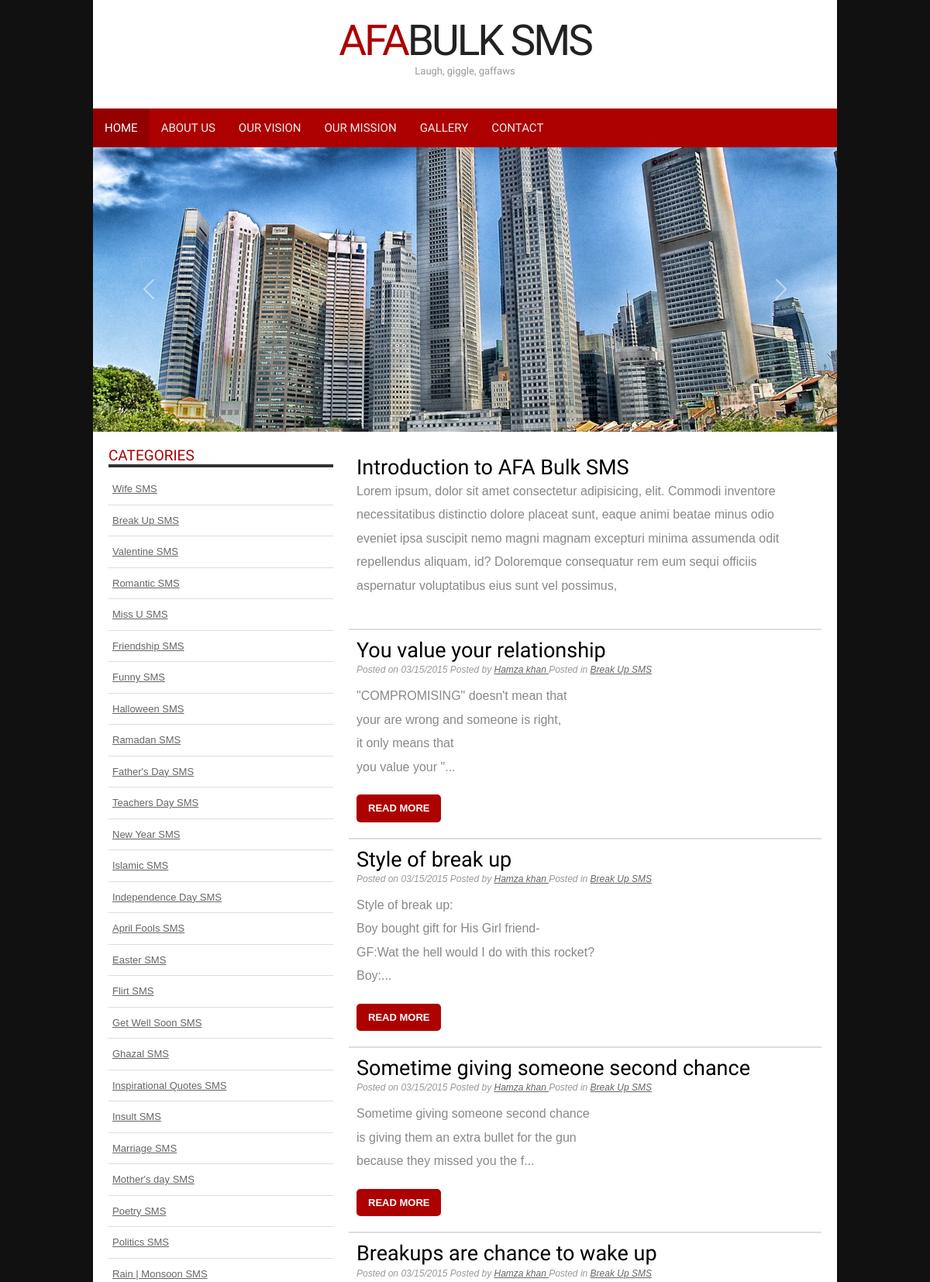
The page /category.php?id=10 (upper part) on the database its author committed.
### tables this page shows
CREATE TABLE `message` (
  `id` int unsigned NOT NULL AUTO_INCREMENT,
  `create_date` varchar(50) DEFAULT NULL,
  `category_id` int DEFAULT NULL,
  `member_id` int DEFAULT NULL,
  `title` varchar(100) DEFAULT NULL,
  `slug` varchar(100) DEFAULT NULL,
  `content` text,
  `status` varchar(10) DEFAULT NULL,
  `meta_description` text,
  `meta_keyword` varchar(100) DEFAULT NULL,
  PRIMARY KEY (`id`)
);

CREATE TABLE `member` (
  `id` int unsigned NOT NULL AUTO_INCREMENT,
  `create_date` varchar(50) DEFAULT NULL,
  `fullname` varchar(100) DEFAULT NULL,
  `email` varchar(100) DEFAULT NULL,
  `password` varchar(100) DEFAULT NULL,
  `status` varchar(10) DEFAULT NULL,
  PRIMARY KEY (`id`)
);

CREATE TABLE `category` (
  `id` int unsigned NOT NULL AUTO_INCREMENT,
  `create_date` varchar(50) DEFAULT NULL,
  `title` varchar(100) DEFAULT NULL,
  `slug` varchar(100) DEFAULT NULL,
  `status` varchar(10) DEFAULT NULL,
  `meta_description` text,
  `meta_keyword` varchar(100) DEFAULT NULL,
  PRIMARY KEY (`id`)
);

### category.php (the view)
<?php include 'partials/header.php' ?>
   <div id="body">
	<section id="content">
    <article>
		<h2>Introduction to AFA Bulk SMS</h2>
		<p>Lorem ipsum, dolor sit amet consectetur adipisicing, elit. Commodi inventore necessitatibus distinctio dolore placeat sunt, eaque animi beatae minus odio eveniet ipsa suscipit nemo magni magnam excepturi minima assumenda odit repellendus aliquam, id? Doloremque consequatur rem eum sequi officiis aspernatur voluptatibus eius sunt vel possimus, </p>
	</article>
	<?php
		require_once 'config/dbc.php';
           $category_id = $_GET['id'];
		$getAllSMS = mysqli_query($connection, "SELECT * FROM message WHERE category_id=$category_id ORDER BY id DESC LIMIT 20") or die(mysqli_error($connection));
		while ($viewAllSMS = mysqli_fetch_array($getAllSMS)) {
	?>
		<article class="expanded">
			<h2><?php echo $viewAllSMS['title']; ?></h2>
			<div class="article-info">
				Posted on <time datetime="2013-05-14"><?php echo $viewAllSMS['create_date']; ?></time>
				Posted by <a href="#" rel="author">
					<?php
						$member_id = $viewAllSMS['member_id'];
						$getMemberById = mysqli_query($connection, "SELECT * FROM member WHERE id=$member_id") or die(mysqli_error($connection));
						$viewMemberById = mysqli_fetch_array($getMemberById);
						echo $viewMemberById['fullname'];
					?>
				</a>
				Posted in <a href="#" rel="author">
					<?php
						$category_id = $viewAllSMS['category_id'];
						$getCategoryById = mysqli_query($connection, "SELECT * FROM category WHERE id=$category_id") or die(mysqli_error($connection));
						$viewCategoryById = mysqli_fetch_array($getCategoryById);
						echo $viewCategoryById['title'];
					?>
				</a>
			</div>
			<p><?php echo substr($viewAllSMS['content'], 0, 120); ?>...</p>
			<a href="sms.php?id=<?php echo $viewAllSMS['id']; ?>" class="button">Read more</a>
		</article>
	<?php } ?>
       </section>
       <?php include 'partials/sidebar.php' ?>
   </div>
   <?php include 'partials/footer.php' ?>

### partials/sidebar.php (shortened to what this page needs)
<aside class="sidebar">
    <ul>
        <li>
            <h4>Categories</h4>
            <ul>
                <?php
                require_once 'config/dbc.php';
                $getAllCategories = mysqli_query($connection, "SELECT * FROM category WHERE status='ACTIVE'") or die(mysqli_error($connection));
                while ($viewAllCategories = mysqli_fetch_array($getAllCategories)) {
                ?>
                    <li><a href="category.php?id=<?php echo $viewAllCategories['id']; ?>"><?php echo $viewAllCategories['title']; ?></a></li>
                <?php } ?>
            </ul>
        </li>
    </ul>
</aside>

### assets/css/styles.css (style rules this page uses)
body { background: #111; margin:0; padding:0; font-family: Arial, Helvetica, sans-serif; font-size: 16px; color: #888; }
* { margin:0; padding:0; }
p { line-height: 1.9em; margin-bottom: 20px; }
a { color: #AD0000; }
a.button { background-color: #AD0000; border-radius: 5px 5px 5px 5px; color: #FFFFFF; display: inline-block; font-size: 13px; font-weight: bold; padding: 8px 15px; text-decoration: none; text-transform: uppercase; }
h2 { color: #000; font-size: 27px; letter-spacing: 0px; font-weight: normal; padding: 0 0 5px; margin: 0; font-family: 'Francois One', Arial, sans-serif; }
h4 { font-family: 'Francois One', Arial, sans-serif; color: #AD0000; font-size: 18px; font-weight: normal; padding-bottom: 10px; text-transform: uppercase; }
ul, ol { margin: 0 0 35px 35px; }
li { padding-bottom: 5px; }
li ol, li ul { font-size: 1.0em; margin-bottom: 0; padding-top: 5px; }
#body { background: none; margin:0 auto; padding: 20px 20px 0; }
#content { float: right; width: 610px; }
article { border-bottom: 2px solid #ddd; padding: 10px 10px 20px 10px; }
article h2 { padding-bottom: 0; }
article .article-info { color: #999999; font-size: 12px; font-style: italic; padding: 0 0 10px 0; }
article .article-info a { color: #666; }
.sidebar { float: left; width: 290px; }
.sidebar h4 { padding-bottom: 0; font-size: 19px; border-bottom: 4px solid #333; }
.sidebar ul { margin: 0; padding: 0; list-style: none; }
.sidebar ul li { margin-bottom: 20px; line-height: 1.9em; }
.sidebar li ul { list-style: none outside none; margin: 0 0 10px; }
.sidebar li ul li { display: block; font-family: Arial, Helvetica, sans-serif; border-top: none; padding: 10px 5px; margin: 0; line-height: 1.5em; border-bottom: 1px solid #ddd; font-size: 13px; }
.sidebar li ul li a { font-weight: normal; color: #666; }

### rows shown on the page
message: title "You value your relationship", create_date "03/15/2015", member.fullname "Hamza khan", category.title "Break Up SMS", content "\"COMPROMISING\" doesn't mean that your are wrong and someone is right, it only means that you value your \""
message: title "Style of break up", create_date "03/15/2015", member.fullname "Hamza khan", category.title "Break Up SMS", content "Style of break up: Boy bought gift for His Girl friend- GF:Wat the hell would I do with this rocket? Boy:"
message: title "Sometime giving someone second chance", create_date "03/15/2015", member.fullname "Hamza khan", category.title "Break Up SMS", content "Sometime giving someone second chance is giving them an extra bullet for the gun because they missed you the f"
message: title "Breakups are chance to wake up", create_date "03/15/2015", member.fullname "Hamza khan", category.title "Break Up SMS"
category: title "Wife SMS"
category: title "Break Up SMS"
category: title "Valentine SMS"
category: title "Romantic SMS"
category: title "Miss U SMS"
category: title "Friendship SMS"
category: title "Funny SMS"
category: title "Halloween SMS"
category: title "Ramadan SMS"
category: title "Father's Day SMS"
category: title "Teachers Day SMS"
category: title "New Year SMS"
category: title "Islamic SMS"
category: title "Independence Day SMS"
category: title "April Fools SMS"
category: title "Easter SMS"
category: title "Flirt SMS"
category: title "Get Well Soon SMS"
category: title "Ghazal SMS"
category: title "Inspirational Quotes SMS"
category: title "Insult SMS"
category: title "Marriage SMS"
category: title "Mother's day SMS"
category: title "Poetry SMS"
category: title "Politics SMS"
category: title "Rain | Monsoon SMS"
